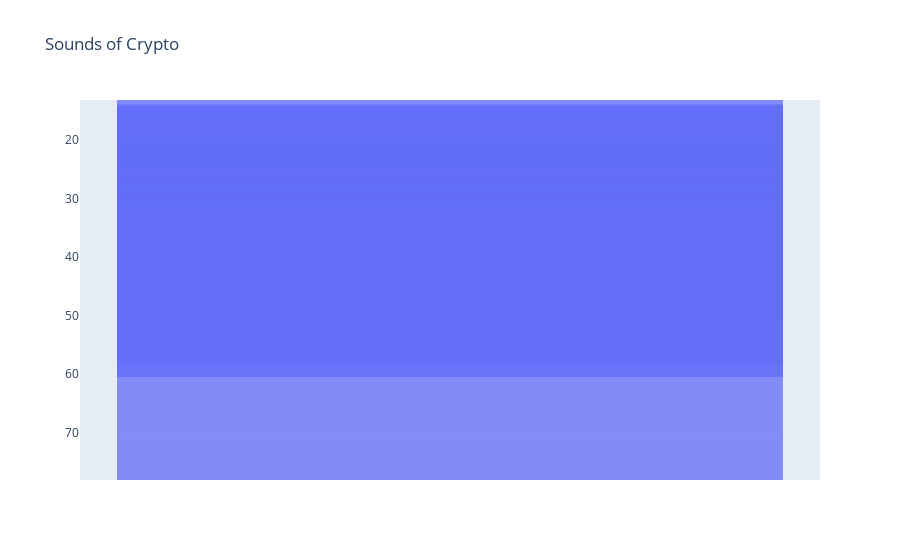

The cell this chart's notebook holds for it:
### Code cell
test_size = .15
data = dict(
    number=[first_iteration['time']*test_size,[first_iteration['volume']]],
    stage=[ "Open", "High", "Low", "Close",'Volume'])
fig = px.funnel(first_iteration, x=first_iteration['time'][:135], y=reg3.predict(Xv_test)[:135],title='Sounds of Crypto',labels=())

fig.show()
fig.write_html("data/signal.html")

### Figure 1 — Plotly figure (JSON) as saved in the notebook; plotly's stock layout.template omitted (floating-point values rounded to 4 significant figures; data arrays with more than 128 entries replaced by an {"elided": "..."} marker saying what was removed)
{"data": [{"hoverlabel": {"namelength": 0}, "hovertemplate": "x=%{x}<br>y=%{y}", "legendgroup": "", "marker": {"color": "#636efa"}, "name": "", "orientation": "h", "showlegend": false, "type": "funnel", "x": {"elided": "135 int values"}, "xaxis": "x", "y": {"elided": "135 float values"}, "yaxis": "y"}], "layout": {"legend": {"tracegroupgap": 0}, "title": {"text": "Sounds of Crypto"}, "xaxis": {"anchor": "y", "domain": [0, 1]}, "yaxis": {"anchor": "x", "domain": [0, 1]}}}
